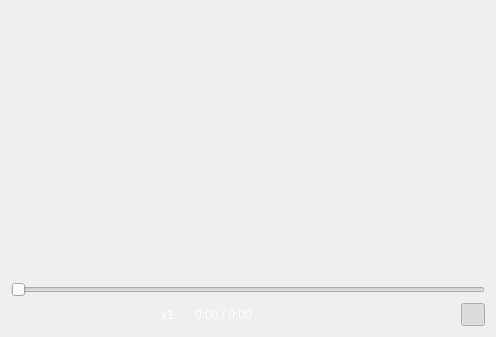
<?xml version="1.0" encoding="UTF-8"?>
<ui version="4.0">
 <class>CAMSimulator::GuiDisplay</class>
 <widget class="QWidget" name="CAMSimulator::GuiDisplay">
  <property name="geometry">
   <rect>
    <x>0</x>
    <y>0</y>
    <width>417</width>
    <height>337</height>
   </rect>
  </property>
  <layout class="QVBoxLayout" name="verticalLayout">
   <item>
    <spacer name="verticalSpacer">
     <property name="orientation">
      <enum>Qt::Orientation::Vertical</enum>
     </property>
     <property name="sizeHint" stdset="0">
      <size>
       <width>20</width>
       <height>259</height>
      </size>
     </property>
    </spacer>
   </item>
   <item>
    <widget class="QSlider" name="stageSlider">
     <property name="orientation">
      <enum>Qt::Orientation::Horizontal</enum>
     </property>
    </widget>
   </item>
   <item>
    <layout class="QHBoxLayout" name="horizontalLayout">
     <item>
      <widget class="QToolButton" name="playButton">
       <property name="toolTip">
        <string>Play simulation</string>
       </property>
       <property name="icon">
        <iconset resource="../../Gui/Resources/Path.qrc">
         <normaloff>:/gl_simulator/Play.png</normaloff>:/gl_simulator/Play.png</iconset>
       </property>
       <property name="autoRaise">
        <bool>true</bool>
       </property>
      </widget>
     </item>
     <item>
      <widget class="QToolButton" name="singleStepButton">
       <property name="toolTip">
        <string>Single step simulation</string>
       </property>
       <property name="icon">
        <iconset resource="../../Gui/Resources/Path.qrc">
         <normaloff>:/gl_simulator/SingleStep.png</normaloff>:/gl_simulator/SingleStep.png</iconset>
       </property>
       <property name="autoRaise">
        <bool>true</bool>
       </property>
      </widget>
     </item>
     <item>
      <widget class="QToolButton" name="nextOpButton">
       <property name="toolTip">
        <string>Skip to the next operation</string>
       </property>
       <property name="icon">
        <iconset resource="../../Gui/Resources/Path.qrc">
         <normaloff>:/gl_simulator/NextOperation.png</normaloff>:/gl_simulator/NextOperation.png</iconset>
       </property>
       <property name="autoRaise">
        <bool>true</bool>
       </property>
      </widget>
     </item>
     <item>
      <widget class="QToolButton" name="slowerButton">
       <property name="toolTip">
        <string>Decrease simulation speed</string>
       </property>
       <property name="icon">
        <iconset resource="../../Gui/Resources/Path.qrc">
         <normaloff>:/gl_simulator/Slower.png</normaloff>:/gl_simulator/Slower.png</iconset>
       </property>
       <property name="autoRaise">
        <bool>true</bool>
       </property>
      </widget>
     </item>
     <item>
      <widget class="QToolButton" name="fasterButton">
       <property name="toolTip">
        <string>Increase simulation speed</string>
       </property>
       <property name="icon">
        <iconset resource="../../Gui/Resources/Path.qrc">
         <normaloff>:/gl_simulator/Faster.png</normaloff>:/gl_simulator/Faster.png</iconset>
       </property>
       <property name="autoRaise">
        <bool>true</bool>
       </property>
      </widget>
     </item>
     <item>
      <widget class="QLabel" name="speedLabel">
       <property name="styleSheet">
        <string notr="true">color:white</string>
       </property>
       <property name="text">
        <string>x1</string>
       </property>
      </widget>
     </item>
     <item>
      <widget class="QLabel" name="timeLabel">
       <property name="toolTip">
        <string>Machine time into the program, and the whole program's time, at the programmed feed rates</string>
       </property>
       <property name="styleSheet">
        <string notr="true">color:white; padding-left:12px</string>
       </property>
       <property name="text">
        <string notr="true">0:00 / 0:00</string>
       </property>
      </widget>
     </item>
     <item>
      <widget class="QLabel" name="feedLabel">
       <property name="toolTip">
        <string>Feed rate of the current move</string>
       </property>
       <property name="styleSheet">
        <string notr="true">color:white; padding-left:12px</string>
       </property>
       <property name="text">
        <string notr="true"/>
       </property>
      </widget>
     </item>
     <item>
      <widget class="QLabel" name="opLabel">
       <property name="toolTip">
        <string>Operation the current move belongs to</string>
       </property>
       <property name="styleSheet">
        <string notr="true">color:white; padding-left:12px</string>
       </property>
       <property name="text">
        <string notr="true"/>
       </property>
      </widget>
     </item>
     <item>
      <widget class="QToolButton" name="viewAllButton">
       <property name="toolTip">
        <string>Reset camera</string>
       </property>
       <property name="icon">
        <iconset resource="../../Gui/Resources/Path.qrc">
         <normaloff>:/gl_simulator/Home.png</normaloff>:/gl_simulator/Home.png</iconset>
       </property>
       <property name="autoRaise">
        <bool>true</bool>
       </property>
      </widget>
     </item>
     <item>
      <widget class="QToolButton" name="stockModelButton">
       <property name="toolTip">
        <string>Toggle view simulation/model</string>
       </property>
       <property name="icon">
        <iconset resource="../../Gui/Resources/Path.qrc">
         <normaloff>:/gl_simulator/View.png</normaloff>:/gl_simulator/View.png</iconset>
       </property>
       <property name="checkable">
        <bool>true</bool>
       </property>
       <property name="autoRaise">
        <bool>true</bool>
       </property>
      </widget>
     </item>
     <item>
      <widget class="QToolButton" name="rotateButton">
       <property name="toolTip">
        <string>Toggle turn table animation</string>
       </property>
       <property name="icon">
        <iconset resource="../../Gui/Resources/Path.qrc">
         <normaloff>:/gl_simulator/Rotate.png</normaloff>:/gl_simulator/Rotate.png</iconset>
       </property>
       <property name="checkable">
        <bool>true</bool>
       </property>
       <property name="autoRaise">
        <bool>true</bool>
       </property>
      </widget>
     </item>
     <item>
      <widget class="QToolButton" name="pathButton">
       <property name="toolTip">
        <string>Show/hide tool path</string>
       </property>
       <property name="icon">
        <iconset resource="../../Gui/Resources/Path.qrc">
         <normaloff>:/gl_simulator/Path.png</normaloff>:/gl_simulator/Path.png</iconset>
       </property>
       <property name="checkable">
        <bool>true</bool>
       </property>
       <property name="autoRaise">
        <bool>true</bool>
       </property>
      </widget>
     </item>
     <item>
      <widget class="QToolButton" name="ssaoButton">
       <property name="toolTip">
        <string>Toggle ambient occlusion</string>
       </property>
       <property name="icon">
        <iconset resource="../../Gui/Resources/Path.qrc">
         <normaloff>:/gl_simulator/AmbientOclusion.png</normaloff>:/gl_simulator/AmbientOclusion.png</iconset>
       </property>
       <property name="checkable">
        <bool>true</bool>
       </property>
       <property name="autoRaise">
        <bool>true</bool>
       </property>
      </widget>
     </item>
     <item>
      <widget class="QToolButton" name="tablePoseButton">
       <property name="toolTip">
        <string>Turn the part with the machine's rotary table, keeping the tool vertical. Off: the part stays put and the tool tilts.</string>
       </property>
       <property name="icon">
        <iconset resource="../../Gui/Resources/Path.qrc">
         <normaloff>:/gl_simulator/TablePose.png</normaloff>:/gl_simulator/TablePose.png</iconset>
       </property>
       <property name="checkable">
        <bool>true</bool>
       </property>
       <property name="checked">
        <bool>true</bool>
       </property>
       <property name="autoRaise">
        <bool>true</bool>
       </property>
      </widget>
     </item>
    </layout>
   </item>
  </layout>
 </widget>
 <resources>
  <include location="../../Gui/Resources/Path.qrc"/>
 </resources>
 <connections/>
</ui>
